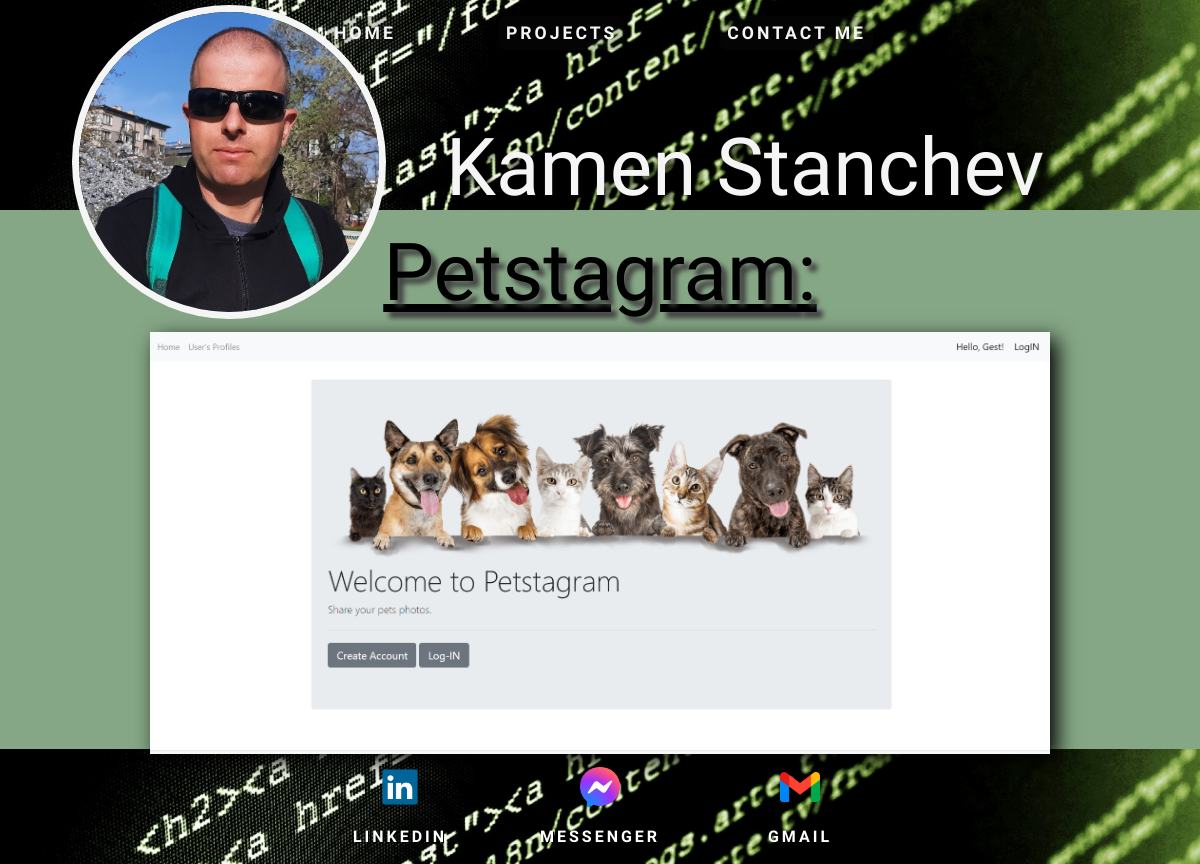
The app's page /projects/2/ with its own data.
### portfolio_app/models.py (models this page shows, shortened)
class Project(models.Model):
    name = models.CharField(max_length=30, )
    description = models.TextField(max_length=1000)
    project_img = models.ImageField(upload_to='project-img/', blank=True, null=True)
    live_hyperlink = models.URLField(blank=True, null=True)
    @property
    def snapshots(self):
        images = self.snapshot_set.all()
        return images

### portfolio_app/views.py (the view)
# urls.py: path('projects/<str:pk>/', views.project_details, name='projects-details'),
def project_details(request, pk):
    project = Project.objects.get(id=pk)
    contex = {'project': project}
    return render(request, 'project-details.html', contex)

### portfolio_app/templates/project-details.html (shortened to what this page needs)
{% extends 'main.html' %}
{% load static %}
{% block page_content %}
  <div class="home-container">
    <a href="{{ project.live_hyperlink }}"><span class="title title-hover">{{ project.name }}:</span></a>
    <div class="projects-container">
      <img class="projects-img" src="{{ project.project_img.url }}">
  </div>
{% endblock %}

### static/css/main.css (style rules this page uses)
body { margin: 0; background-color: rgb(134, 167, 134); }

### static/css/projects-list.css (style rules this page uses)
.title { display: block; text-align: center; text-decoration: underline; padding: 1%; color: black; font-family: 'Schoolbell', cursive; font-size: 80px; text-shadow: #414141 6px 6px 5px; transition: 0.5s; }
.projects-container { display: flex; flex-direction: column; justify-content: center; align-items: center; padding: 0 2%; }
.projects-img { width: 100%; max-width: 900px; height: auto; object-fit: cover; box-shadow: black 7px 7px 20px; }

### records on screen
Project: name "Petstagram", project_img (picture)
